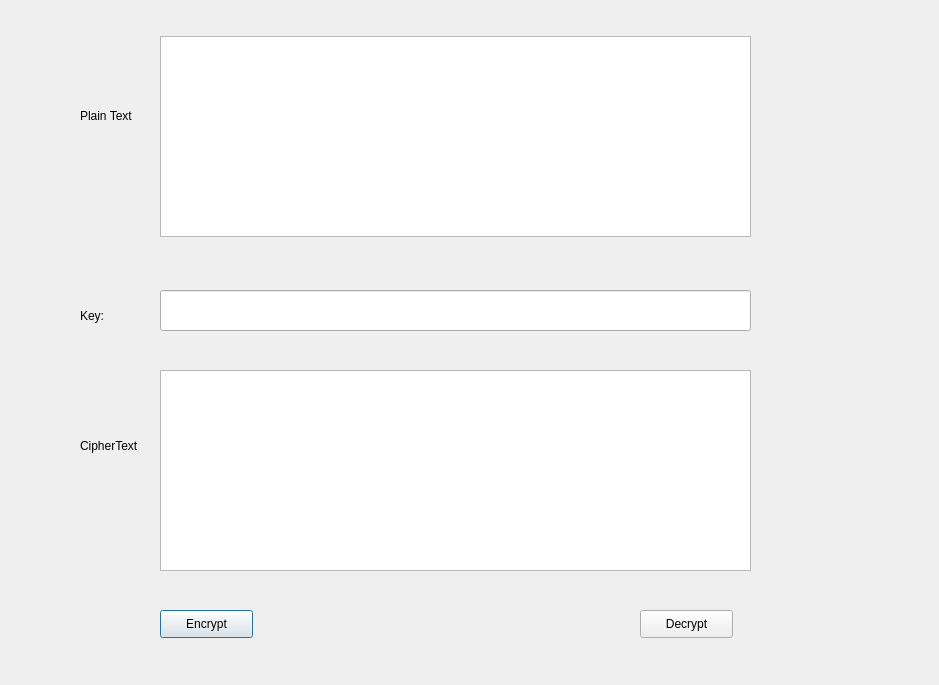
<?xml version="1.0" encoding="UTF-8"?>
<ui version="4.0">
 <class>Dialog</class>
 <widget class="QDialog" name="Dialog">
  <property name="geometry">
   <rect>
    <x>0</x>
    <y>0</y>
    <width>939</width>
    <height>685</height>
   </rect>
  </property>
  <property name="windowTitle">
   <string>Dialog</string>
  </property>
  <widget class="QLabel" name="label">
   <property name="geometry">
    <rect>
     <x>80</x>
     <y>100</y>
     <width>71</width>
     <height>31</height>
    </rect>
   </property>
   <property name="text">
    <string>Plain Text</string>
   </property>
  </widget>
  <widget class="QLabel" name="label_2">
   <property name="geometry">
    <rect>
     <x>80</x>
     <y>300</y>
     <width>71</width>
     <height>31</height>
    </rect>
   </property>
   <property name="text">
    <string>Key:</string>
   </property>
  </widget>
  <widget class="QLabel" name="label_3">
   <property name="geometry">
    <rect>
     <x>80</x>
     <y>430</y>
     <width>71</width>
     <height>31</height>
    </rect>
   </property>
   <property name="text">
    <string>CipherText</string>
   </property>
  </widget>
  <widget class="QPushButton" name="btn_encrypt">
   <property name="geometry">
    <rect>
     <x>160</x>
     <y>610</y>
     <width>93</width>
     <height>28</height>
    </rect>
   </property>
   <property name="text">
    <string>Encrypt</string>
   </property>
  </widget>
  <widget class="QPushButton" name="btn_decrypt">
   <property name="geometry">
    <rect>
     <x>640</x>
     <y>610</y>
     <width>93</width>
     <height>28</height>
    </rect>
   </property>
   <property name="text">
    <string>Decrypt</string>
   </property>
  </widget>
  <widget class="QTextEdit" name="txt_plain_text">
   <property name="geometry">
    <rect>
     <x>160</x>
     <y>36</y>
     <width>591</width>
     <height>201</height>
    </rect>
   </property>
  </widget>
  <widget class="QTextEdit" name="txt_cipher_text">
   <property name="geometry">
    <rect>
     <x>160</x>
     <y>370</y>
     <width>591</width>
     <height>201</height>
    </rect>
   </property>
  </widget>
  <widget class="QLineEdit" name="txt_key">
   <property name="geometry">
    <rect>
     <x>160</x>
     <y>290</y>
     <width>591</width>
     <height>41</height>
    </rect>
   </property>
  </widget>
 </widget>
 <resources/>
 <connections/>
</ui>
